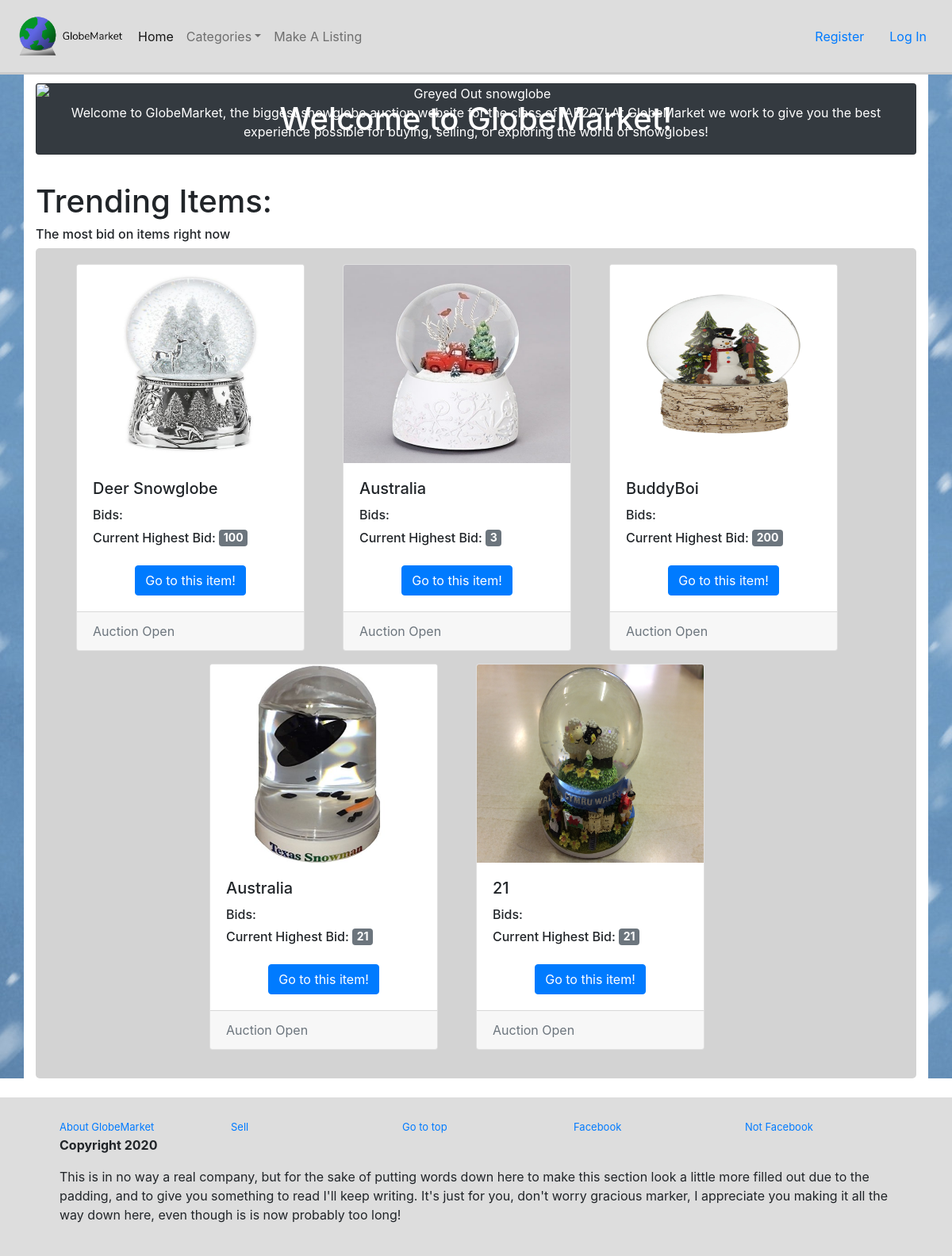
The page / on the database its author committed.
### auction/models.py (models this page shows, shortened)
class Listing(db.Model):
    __tablename__ = 'listings'
    id = db.Column(db.Integer, primary_key=True)
    name = db.Column(db.String(80), nullable=False)
    size = db.Column(db.String(50), nullable=False)
    origin = db.Column(db.String(200), nullable=False)
    colour = db.Column(db.String(100), nullable=False)
    age = db.Column(db.Integer, nullable=False)
    category = db.Column(db.String(100), nullable=False)
    description = db.Column(db.String(200), nullable=False)
    startbid = db.Column(db.Integer, nullable=False)
    image = db.Column(db.String(400), nullable=False)
    upost = db.Column(db.String(30), db.ForeignKey('users.name'), nullable=False)
    created_at = db.Column(db.DateTime, default=datetime.now())
    status = db.Column(db.Boolean, default=True, nullable=False)

### auction/views.py (the view)
@bp.route('/')
def index():
    listings = Listing.query.all()
    bids = Bidding.query.all()
    return render_template('home.html', listings=listings, bids=bids)

### auction/templates/home.html (shortened to what this page needs)
{% extends 'base.html' %}
{% block header %}
<div class="container" id="buffer" style="background-color: white;">
  <div class="row">
    <div class="col" id="gridsp">
      <div class="card bg-dark text-white">
        <img src="static/image/greyland.png" class="card-img" alt="Greyed Out snowglobe">
        <div class="card-img-overlay">
          <h1 class="card-title" id="pad-top">Welcome to GlobeMarket!</h1>
        </div>
        <p>Welcome to GlobeMarket, the biggest snowglobe auction website for the class of IAB207!
          At GlobeMarket we work to give you the best experience possible for buying, selling, or exploring the
          world of snowglobes!
        </p>
      </div>
    </div>
  </div>
</div>
{% endblock %}
{% block content %}
<div class="container" style="background-color: white;">
  <div class="row">
    <div class="col">
      <h1 class="display-5">Trending Items:</h1>
    </div>
    <div class="col">
      <h6 class="display-5">The most bid on items right now</h6>
    </div>
    <div class="col">
      <div class="container" style="background-color: lightgrey; border-radius: 5px; padding: 20px">
        <div class="row">
          {% if listings %}
          <div class="row justify-content-center">
            {% for listing in listings %}
            <div class="card mb-3 mr-5" style="width: 18rem;">
              <img class="card-img-top" height="250rem" src="{{listing.image}}" alt="{{listing.name}}">
              <div class="card-body">
                <h5 class="card-title">{{listing.name}}</h5>
                <h6>Bids:
                </h6>
                <h6>Current Highest Bid: <span class="badge badge-secondary" style="font-size:14px;">{{listing.startbid}}</span> </h6>
                <div id="testcentre"><a href="{{url_for('listing.show', id=listing.id)}}"
                    class="btn btn-primary mt-3">Go
                    to this item!</a></div>
              </div>
              <div class="card-footer">
                <medium class="text-muted">
                  {% if listing.status == True %}
                    Auction Open
                  {% else %}
                    Auction Closed
                  {% endif %}
                </medium>
              </div>
            </div>
            {% endfor %}
            {% endif %}
</div>
          </div>
        </div>
      </div>
    </div>
</div>
{% endblock %}

### auction/static/globestyles.css (style rules this page uses)
#buffer { padding-bottom: 1%; }
#gridsp { width: 100%; text-align: center; padding-top: 1%; padding-bottom: 2%; }
#pad-top { padding-bottom: 33.5%; }
#testcentre { text-align: center; }

### rows shown on the page
Listing: image (picture), name "Deer Snowglobe", startbid "100", status "Auction Open"
Listing: image (picture), name "Australia", startbid "3", status "Auction Open"
Listing: image (picture), name "BuddyBoi", startbid "200", status "Auction Open"
Listing: image (picture), name "Australia", startbid "21", status "Auction Open"
Listing: image (picture), name "21", startbid "21", status "Auction Open"
